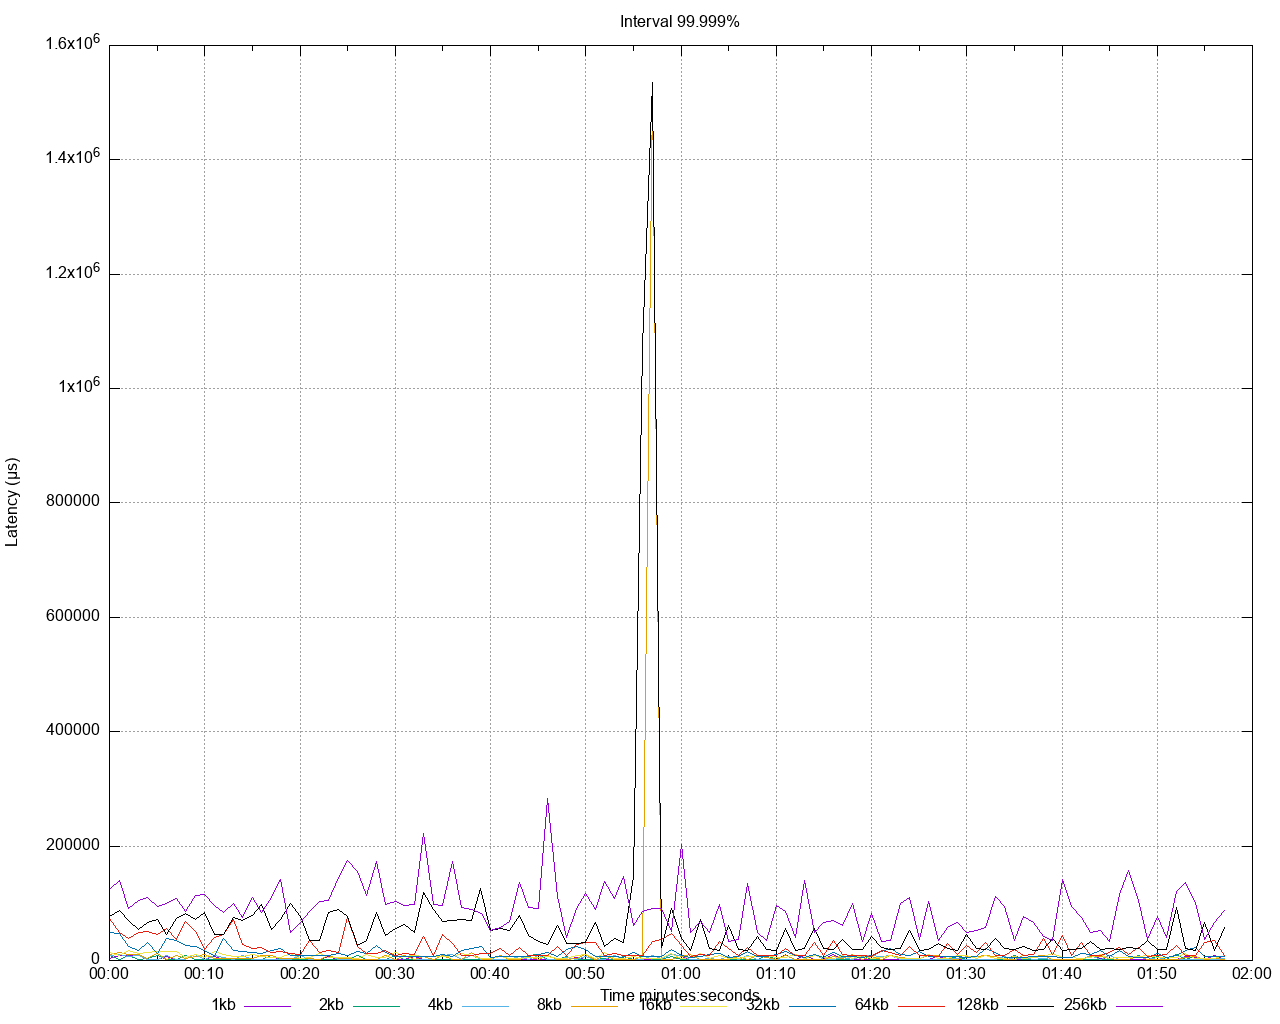

Source code (gnuplot):
set title 'Interval 99.999%' noenhanced
set style data lines
set datafile separator ","
set terminal png size 1280,1024
set grid
set key below
set xdata time
set timefmt "%s"
offset = 0
t0(x)=(offset=($0==0) ? x : offset, x - offset)
set xlabel 'Time minutes:seconds'
set ylabel 'Latency (μs)'
set output '/Users/gbarnett/git/hazelcast-simulator/atomicreference/1to25-legend/latency/latency_interval_99999_write.png'
plot \
   '/Users/gbarnett/git/hazelcast-simulator/atomicreference/1to25-legend/data/latency_interval_99999_write_1.data' using (t0(timecolumn(1))):2 title "1kb" noenhanced , \
   '/Users/gbarnett/git/hazelcast-simulator/atomicreference/1to25-legend/data/latency_interval_99999_write_2.data' using (t0(timecolumn(1))):2 title "2kb" noenhanced , \
   '/Users/gbarnett/git/hazelcast-simulator/atomicreference/1to25-legend/data/latency_interval_99999_write_3.data' using (t0(timecolumn(1))):2 title "4kb" noenhanced , \
   '/Users/gbarnett/git/hazelcast-simulator/atomicreference/1to25-legend/data/latency_interval_99999_write_4.data' using (t0(timecolumn(1))):2 title "8kb" noenhanced , \
   '/Users/gbarnett/git/hazelcast-simulator/atomicreference/1to25-legend/data/latency_interval_99999_write_5.data' using (t0(timecolumn(1))):2 title "16kb" noenhanced , \
   '/Users/gbarnett/git/hazelcast-simulator/atomicreference/1to25-legend/data/latency_interval_99999_write_6.data' using (t0(timecolumn(1))):2 title "32kb" noenhanced , \
   '/Users/gbarnett/git/hazelcast-simulator/atomicreference/1to25-legend/data/latency_interval_99999_write_7.data' using (t0(timecolumn(1))):2 title "64kb" noenhanced , \
   '/Users/gbarnett/git/hazelcast-simulator/atomicreference/1to25-legend/data/latency_interval_99999_write_8.data' using (t0(timecolumn(1))):2 title "128kb" noenhanced , \
   '/Users/gbarnett/git/hazelcast-simulator/atomicreference/1to25-legend/data/latency_interval_99999_write_9.data' using (t0(timecolumn(1))):2 title "256kb" noenhanced , \
